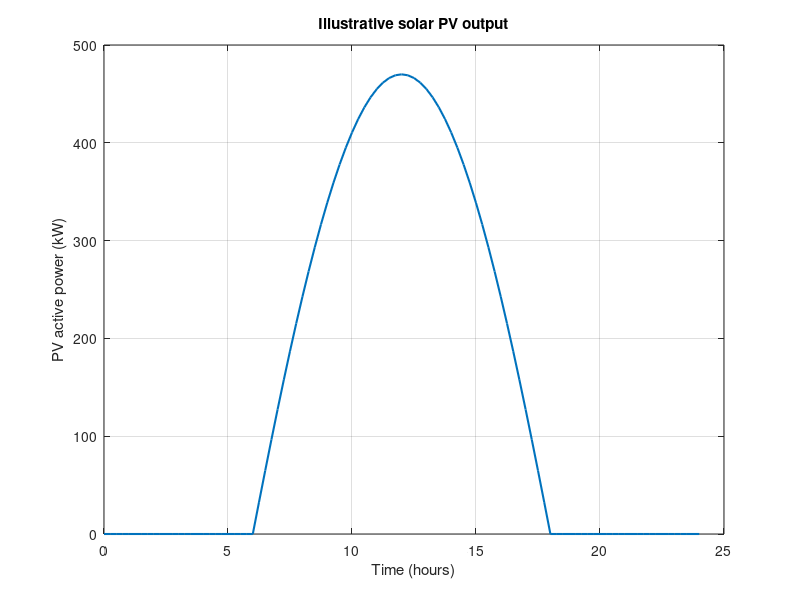
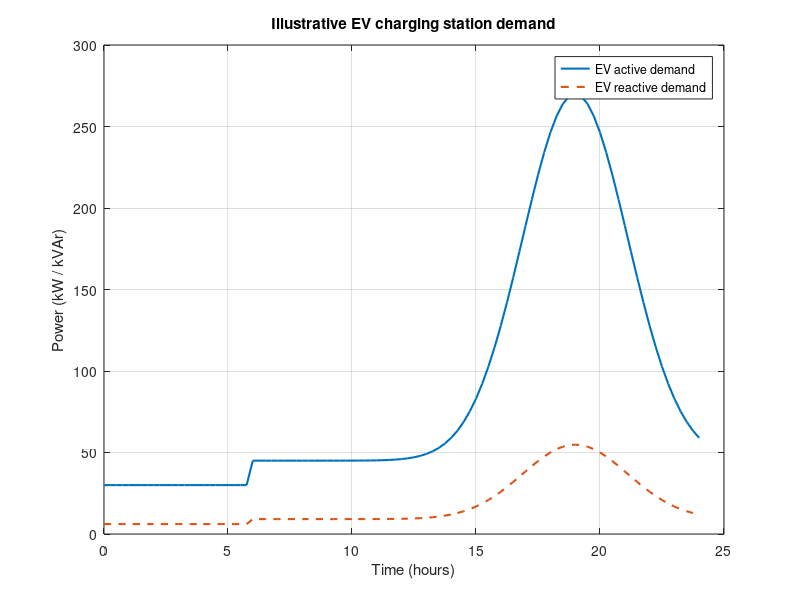

Reproduce these figures in MATLAB, in order. (Note: this script raises an error after producing the figures.)
%% IEEE 33-bus project: illustrative component-level averaged models
% These are transparent, simplified time-series models for initial study.
% They are NOT detailed switching converter models or a full feeder model.
% Replace illustrative values with supervisor-approved parameters.

clear; clc; close all;

%% Time axis: 24 hours
dt_h = 0.25;                         % 15-minute time step
t = 0:dt_h:24;
N = numel(t);

%% 1) Solar PV model (simple irradiance-temperature approximation)
P_pv_rated_kW = 500;                 % illustrative rated PV power
G_stc = 1000;                        % W/m^2
T_stc = 25;                          % deg C
temp_coeff = -0.004;                 % per deg C, illustrative
irradiance = max(0, 1000*sin(pi*(t-6)/12)); % simple daylight profile
cell_temp = 25 + 15*(irradiance/1000);      % illustrative cell temperature

pv_pu = (irradiance/G_stc) .* (1 + temp_coeff*(cell_temp-T_stc));
pv_pu = max(0, min(1, pv_pu));
P_pv_kW = P_pv_rated_kW .* pv_pu;

%% 2) EV charging demand profile
% Aggregate station demand; illustrative profile and 300 kW maximum.
EVCS_rated_kW = 300;
ev_profile_pu = 0.15 + 0.75*exp(-((t-19)/3.0).^2);
ev_profile_pu(t < 6) = 0.10;
ev_profile_pu = min(1, ev_profile_pu);
P_ev_kW = EVCS_rated_kW .* ev_profile_pu;

% Simple constant power-factor assumption to estimate reactive demand.
EV_power_factor = 0.98;
Q_ev_kVAr = P_ev_kW .* tan(acos(EV_power_factor));

%% 3) BESS energy/SOC model
BESS_energy_kWh = 500;               % illustrative nominal energy
BESS_power_limit_kW = 200;           % illustrative power limit
SOC_initial = 0.60;
SOC_min = 0.20;
SOC_max = 0.90;
eta_charge = 0.95;
eta_discharge = 0.95;

% Positive P_bess means discharge to support the grid.
% A simple dispatch rule discharges during evening peak and charges at midday.
P_bess_kW = zeros(1,N);
P_bess_kW((t >= 17) & (t <= 21)) = 150;
P_bess_kW((t >= 11) & (t < 14)) = -100;

SOC = zeros(1,N);
SOC(1) = SOC_initial;
for k = 2:N
    p = P_bess_kW(k-1);
    if p >= 0
        delta_soc = (p/eta_discharge) * dt_h / BESS_energy_kWh;
    else
        delta_soc = (p*eta_charge) * dt_h / BESS_energy_kWh;
    end
    SOC(k) = SOC(k-1) - delta_soc;
    SOC(k) = min(SOC_max, max(SOC_min, SOC(k)));
    % Stop dispatch if the SOC limit is reached.
    if SOC(k) <= SOC_min && P_bess_kW(k) > 0
        P_bess_kW(k) = 0;
    elseif SOC(k) >= SOC_max && P_bess_kW(k) < 0
        P_bess_kW(k) = 0;
    end
end

%% 4) Simplified DSTATCOM reactive-power support
% This is a commanded Q profile with a simple first-order response.
% It does not represent converter switching, PLL, DC-link or current limits.
Q_dstatcom_ref_kVAr = zeros(1,N);
Q_dstatcom_ref_kVAr((t >= 17) & (t <= 21)) = 150;  % inject 150 kVAr
Q_dstatcom_limit_kVAr = 200;
Q_dstatcom_ref_kVAr = max(-Q_dstatcom_limit_kVAr, ...
                         min(Q_dstatcom_limit_kVAr, Q_dstatcom_ref_kVAr));

tau_s = 0.20;                        % illustrative response time constant
dt_s = dt_h*3600;
Q_dstatcom_kVAr = zeros(1,N);
for k = 2:N
    alpha = dt_s/(tau_s + dt_s);
    Q_dstatcom_kVAr(k) = Q_dstatcom_kVAr(k-1) + ...
        alpha*(Q_dstatcom_ref_kVAr(k)-Q_dstatcom_kVAr(k-1));
end

%% 5) Plot results
figure('Name','PV output');
plot(t, P_pv_kW, 'LineWidth', 1.5); grid on;
xlabel('Time (hours)'); ylabel('PV active power (kW)');
title('Illustrative solar PV output');

figure('Name','EV demand');
plot(t, P_ev_kW, 'LineWidth', 1.5); hold on;
plot(t, Q_ev_kVAr, '--', 'LineWidth', 1.5); grid on;
xlabel('Time (hours)'); ylabel('Power (kW / kVAr)');
legend('EV active demand','EV reactive demand','Location','best');
title('Illustrative EV charging station demand');

figure('Name','BESS SOC');
yyaxis left;
plot(t, 100*SOC, 'LineWidth', 1.5);
ylabel('SOC (%)');
yyaxis right;
stairs(t, P_bess_kW, '--', 'LineWidth', 1.3);
ylabel('BESS power (kW; + discharge, - charge)');
xlabel('Time (hours)'); grid on;
title('Illustrative BESS SOC and dispatch');

figure('Name','DSTATCOM Q');
plot(t, Q_dstatcom_ref_kVAr, '--', 'LineWidth', 1.3); hold on;
plot(t, Q_dstatcom_kVAr, 'LineWidth', 1.5); grid on;
xlabel('Time (hours)'); ylabel('Reactive power (kVAr)');
legend('Q reference','Q response','Location','best');
title('Simplified DSTATCOM reactive-power response');

%% 6) Export MATLAB time-series for report / cross-platform comparison
T = table(t(:), irradiance(:), P_pv_kW(:), P_ev_kW(:), Q_ev_kVAr(:), ...
          P_bess_kW(:), SOC(:), Q_dstatcom_kVAr(:), ...
          'VariableNames', {'time_h','irradiance_Wm2','PV_kW', ...
          'EV_P_kW','EV_Q_kVAr','BESS_P_kW','BESS_SOC_pu','DSTATCOM_Q_kVAr'});
writetable(T, 'matlab_component_profiles.csv');
disp('Finished. Saved matlab_component_profiles.csv and four figures.');
